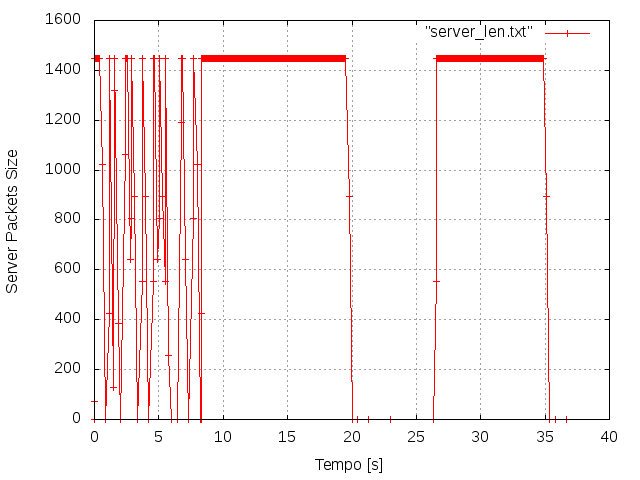

The gnuplot source for this figure:
set xlabel "Tempo [s]"
set ylabel "Server Packets Size"
set grid
set terminal png
set output "server_len.png"
plot "server_len.txt" with linespoint
